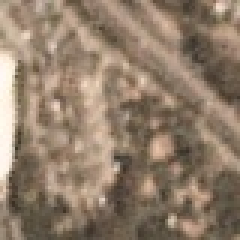
#> input picture ships_dataset/1002_0.jpg, 80 x 80 px (shown 3 times larger); its folder holds 4 pictures in this run
$ jupyter execute --allow-errors ship_clf_solved.ipynb   (Python 2 division)
#> lines starting #> are read from the running program, lines starting #| are printed output that depends on the picture
# Histograma de Gradientes y Maquina de Soporte Vectoriales

El objetivo de este script será entrenar una maquina de soporte vectoriales haciendo uso del dataset contenido en el archivo comprimido de nombre dataset.zip. Para ello el primer paso corresponde en descomprimir dicho archivo por medio de la librería zipfile.

[cell 1]
# Decompress dataset and testing images from dataset.zip to obtain folders ships_dataset and scenes
import zipfile

#> (the rest of this cell did not finish here and is left out)

Haciendo uso de la librería del sistema operativo "os" se debe crear una lista de python que contenga el path de cada uno de las imagenes de la recien creada carpeta ships_dataset para posteriormente ser leídos usando OpenCV.

[cell 2]
# Look for all the JPG files and append them into a python list
import os

path = 'ships_dataset'
img_files = [(os.path.join(root, name))
    for root, dirs, files in os.walk(path)
    for name in files if name.endswith((".jpg"))]

El dataset contiene imagenes correspondiente a barcos con un 1 al final del nombre de su archivo y un 0 en caso contrario lo cual usaremos para crear las respectivas etiquetas de nuestro clasificador.

Definimos el descriptor HOG con los parametros descritos.

[cell 3]
import cv2
import numpy as np

# HOG parametrization
winSize = (32,32)
blockSize = (16,16)
blockStride = (8,8)
cellSize = (8,8)
nbins = 9
derivAperture = 1
winSigma = -1.
histogramNormType = 0
L2HysThreshold = 0.2
gammaCorrection = 1
nlevels = 64
useSignedGradients = True

# Define HOG descriptor
hog = cv2.HOGDescriptor(winSize,blockSize,blockStride,
	cellSize,nbins,derivAperture,winSigma,histogramNormType
	,L2HysThreshold,gammaCorrection,nlevels, useSignedGradients)

Leemos secuencialmente las imagenes, obtenemos su descriptor HOG y su clase (Barco: 1, No-Barco: 0) del nombre de la imagen. Tanto los descriptores, como sus clases deben quedar en un arreglo de numpy que podamos usar como entrada al clasificador SVM de SKLearn.

[cell 4]
# Retrieve information and image patches from XML
features = np.zeros((1,324),np.float32)
labels = np.zeros(1,np.int64)
for i in img_files:
	# Read images
	img = cv2.imread(i)
#> img is the input picture: shape (80, 80, 3); mean B, G, R 106.4, 125.4, 144.7
	# Resize the image to winSize so HoG descriptor can be extracted
	resized_img = cv2.resize(img, winSize)
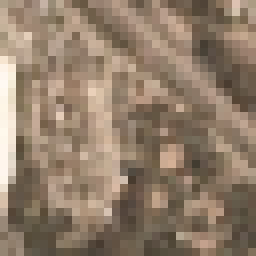
#> resized_img: shape (32, 32, 3) (shown 8 times larger); mean B, G, R 106.4, 125.4, 144.7
	# Compute HOG descriptor ans stack them as features
	descriptor = np.transpose(hog.compute(resized_img))
#> descriptor = 324 values, max 0.277 at index 219, min 0.0156 at index 216, mean 0.153
	# Stack the descriptors in Numpy array
	features = np.vstack((features, descriptor))
	# Stack the labels
	labels = np.vstack((labels, int(i[-5])))

features = np.delete(features, (0), axis=0)
labels = np.delete(labels, (0), axis=0).ravel()

# Check dimensions of the respective Numpy arrays
print 'Features shape', features.shape
#| Features shape (4, 324)
print 'Labels shape', labels.shape

Usando la función train_test_split() de SKLearn partimos el dataset en 80% para train y 20% para test.

[cell 5]
from sklearn.model_selection import train_test_split

# Split data for training and testing
X_train, X_test, y_train, y_test = train_test_split(features,
                                                    labels,
                                                    test_size=0.2,
                                                    random_state=42)
#> y_train = [0, 0, 0]; y_test = [0]
# Check dimensions of the resulting Numpy arrays
print 'X_train: ', X_train.shape, 'y_train', y_train.shape
#| X_train:  (3, 324) y_train (3,)
print 'X_test: ', X_test.shape, 'X_test: ', y_test.shape
#| X_test:  (1, 324) X_test:  (1,)
